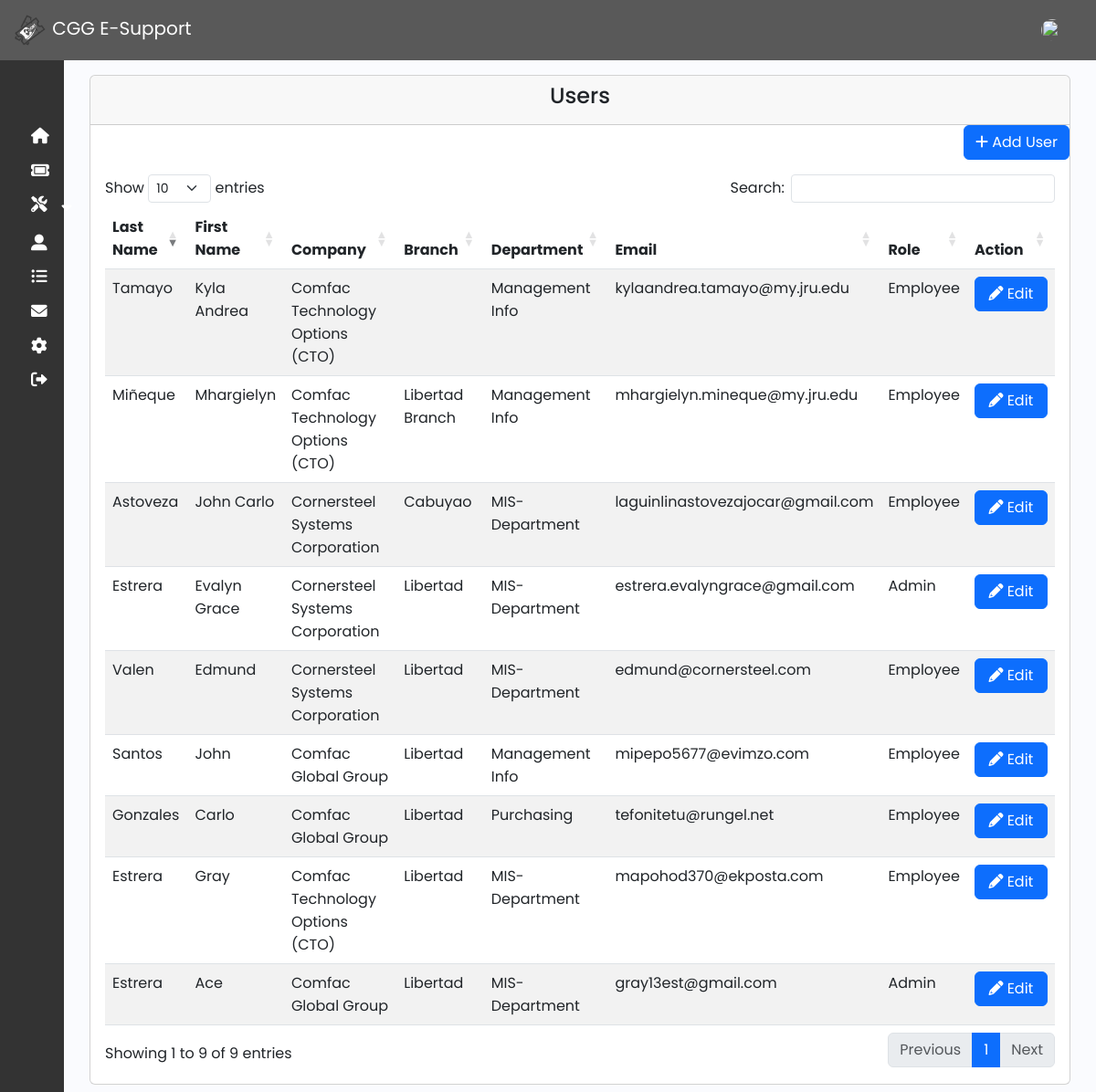
Page /admin/user.php (signed in) on the committed database.
### tables this page shows
CREATE TABLE `user` (
  `user_id` int(11) NOT NULL,
  `lastname` varchar(191) NOT NULL,
  `firstname` varchar(191) NOT NULL,
  `middleinitial` varchar(191) NOT NULL,
  `suffix` varchar(50) NOT NULL,
  `company` varchar(191) NOT NULL,
  `branch` varchar(191) NOT NULL,
  `department` varchar(191) NOT NULL,
  `email` varchar(191) NOT NULL,
  `contact` varchar(191) NOT NULL,
  `username` varchar(191) NOT NULL,
  `password` varchar(191) NOT NULL,
  `verification_status` tinyint(50) NOT NULL,
  `role` tinyint(2) NOT NULL,
  `created_at` timestamp NOT NULL DEFAULT current_timestamp(),
  `image` varchar(250) DEFAULT NULL
);

### function/myfunction.php (called while the page is built, shortened)
<?php
include('mysql_connect.php');
function getAll($table)
{
    global $con;
    $query = "SELECT * FROM $table";
    return $query_run = mysqli_query($con, $query);
}
?>

### admin/user.php (the view, shortened to what this page needs)
<?php include('../function/myfunction.php');
include 'sidebar_navbar.php';
?>
<!DOCTYPE html>
<html lang="en">
<head>
    <link rel="stylesheet" href="https://cdnjs.cloudflare.com/ajax/libs/twitter-bootstrap/5.3.0/css/bootstrap.min.css">
    <link rel="stylesheet" href="https://cdn.datatables.net/1.13.7/css/dataTables.bootstrap5.min.css">
    <link rel="stylesheet" href="https://cdnjs.cloudflare.com/ajax/libs/font-awesome/6.0.0-beta3/css/all.min.css">
    <link href="https://cdn.lineicons.com/4.0/lineicons.css" rel="stylesheet" />
    <link href="https://cdn.jsdelivr.net/npm/bootstrap@5.3.0-alpha3/dist/css/bootstrap.min.css" rel="stylesheet">
    <link rel="stylesheet" href="css/sidebar.css">
</head>
<body>
    <div class="main p-3">
        <div class="container">
            <div class="row">
                <div class="col-md-12">
                    <div class="card">
                        <div class="card-header">
                            <h4 class="text-center">Users</h4>
                        </div>
                        <div class="text-end">
                            <button class="btn btn-primary" data-bs-toggle="modal" data-bs-target="#addUserModal"><i class="fas fa-plus"></i>&nbsp;Add User</button>
                        </div>
                        <div class="card-body">
                            <div class="table-responsive">
                                <table id="example" class="table table-striped" style="width:100%">
                                    <thead>
                                        <tr>
                                            <th>Last Name</th>
                                            <th>First Name</th>
                                            <th>Company</th>
                                            <th>Branch</th>
                                            <th>Department</th>
                                            <th>Email</th>
                                            <th>Role</th>
                                            <th>Action</th>
                                        </tr>
                                    </thead>
                                    <tbody>
                                        <?php
                                        $user = getAll("user");
                                        if (mysqli_num_rows($user) > 0) {
                                            foreach ($user as $item) {
                                        ?>
                                                <tr>
                                                    <td><?= $item['lastname']; ?></td>
                                                    <td><?= $item['firstname']; ?></td>
                                                    <td><?= $item['company']; ?></td>
                                                    <td><?= $item['branch']; ?></td>
                                                    <td><?= $item['department']; ?></td>
                                                    <td><?= $item['email']; ?></td>
                                                    <td><?= $item['role'] == 0 ? 'Admin' : 'Employee'; ?></td>
                                                    <td>
                                                        <div class="btn-group" role="group">
                                                            <a href="#" class="btn btn-primary" style="width: 80px;" data-bs-toggle="modal" data-bs-target="#editUserModal<?= $item['user_id']; ?>"><i class="fas fa-pencil"></i>&nbsp;Edit</a>
                                                        </div>
                                                    </td>
                                                </tr>
                                        <?php
                                            }
                                        }
                                        ?>
                                    </tbody>
                                </table>
                            </div>
                        </div>
                    </div>
                </div>
            </div>
        </div>
    </div>
</body>
</html>

### admin/css/sidebar.css (style rules this page uses)
a { text-decoration: none; }
body { font-family: "Poppins", sans-serif; }
.main { min-height: 100vh; width: 100%; overflow: hidden; transition: all 0.35s ease-in-out; background-color: #fafbfe; }

### rows in the picture
user: lastname "Tamayo", firstname "Kyla Andrea", company "Comfac Technology Options (CTO)", department "Management Info", email "kylaandrea.tamayo@my.jru.edu", role "Employee"
user: lastname "Miñeque", firstname "Mhargielyn", company "Comfac Technology Options (CTO)", branch "Libertad Branch", department "Management Info", email "mhargielyn.mineque@my.jru.edu", role "Employee"
user: lastname "Astoveza", firstname "John Carlo", company "Cornersteel Systems Corporation", branch "Cabuyao", department "MIS-Department", email "laguinlinastovezajocar@gmail.com", role "Employee"
user: lastname "Estrera", firstname "Evalyn Grace", company "Cornersteel Systems Corporation", branch "Libertad", department "MIS-Department", email "estrera.evalyngrace@gmail.com", role "Admin"
user: lastname "Valen", firstname "Edmund", company "Cornersteel Systems Corporation", branch "Libertad", department "MIS-Department", email "edmund@cornersteel.com", role "Employee"
user: lastname "Santos", firstname "John", company "Comfac Global Group", branch "Libertad", department "Management Info", email "mipepo5677@evimzo.com", role "Employee"
user: lastname "Gonzales", firstname "Carlo", company "Comfac Global Group", branch "Libertad", department "Purchasing", email "tefonitetu@rungel.net", role "Employee"
user: lastname "Estrera", firstname "Gray", company "Comfac Technology Options (CTO)", branch "Libertad", department "MIS-Department", email "mapohod370@ekposta.com", role "Employee"
user: lastname "Estrera", firstname "Ace", company "Comfac Global Group", branch "Libertad", department "MIS-Department", email "gray13est@gmail.com", role "Admin"
